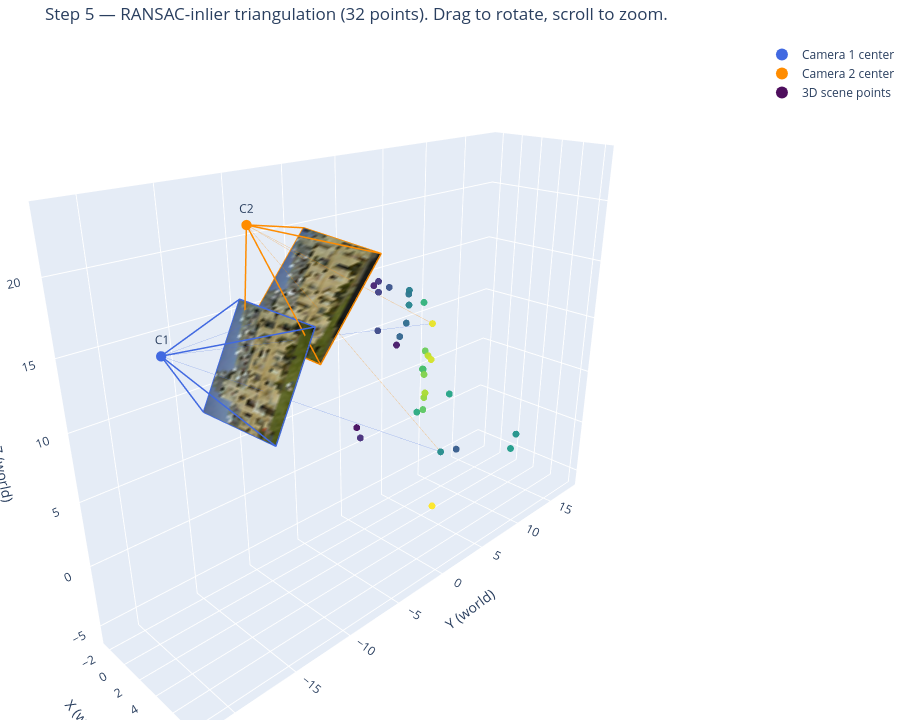

The notebook cell saved with this chart:
### Markdown cell above
# Step 5: Triangulation Applied to Step 3 RANSAC Inliers

Re-run the same Step-4 machinery on the inlier subset returned by Step 3's RANSAC. Reprojection residuals here use the **original 2D match coordinates** (`pts1_in`, `pts2_in`), not anything derived from `F_ransac` — we want to see how cleanly the *cameras* explain the *putative* matches that survived RANSAC.

### Code cell
X_in = triangulate_linear(P1, P2, pts1_in, pts2_in)
residual_step5_img1 = reprojection_residual(P1, X_in, pts1_in)
residual_step5_img2 = reprojection_residual(P2, X_in, pts2_in)
median_step5_img1   = reprojection_median_px(P1, X_in, pts1_in)
median_step5_img2   = reprojection_median_px(P2, X_in, pts2_in)

logging.info("Step 5 triangulated points : %d", len(X_in))
logging.info("Step 5 reprojection residual img1: %.6f px^2  (median %.4f px)",
             residual_step5_img1, median_step5_img1)
logging.info("Step 5 reprojection residual img2: %.6f px^2  (median %.4f px)",
             residual_step5_img2, median_step5_img2)

fig_step5 = render_3d_scene(
    X_in, pts1_in, pts2_in,
    title=f"Step 5 — RANSAC-inlier triangulation ({len(X_in)} points). Drag to rotate, scroll to zoom.",
)

### Figure 1 — Plotly figure (JSON) as saved in the notebook; plotly's stock layout.template omitted (floating-point values rounded to 4 significant figures; data arrays with more than 128 entries replaced by an {"elided": "..."} marker saying what was removed)
{"data": [{"flatshading": false, "hoverinfo": "skip", "i": {"elided": "2072 int values"}, "j": {"elided": "2072 int values"}, "k": {"elided": "2072 int values"}, "lighting": {"ambient": 1, "diffuse": 0, "specular": 0}, "lightposition": {"x": 0, "y": 0, "z": 10000}, "name": "img1 plane", "showlegend": false, "type": "mesh3d", "vertexcolor": {"elided": "1102 str values"}, "x": {"elided": "1102 float values"}, "y": {"elided": "1102 float values"}, "z": {"elided": "1102 float values"}}, {"flatshading": false, "hoverinfo": "skip", "i": {"elided": "2072 int values"}, "j": {"elided": "2072 int values"}, "k": {"elided": "2072 int values"}, "lighting": {"ambient": 1, "diffuse": 0, "specular": 0}, "lightposition": {"x": 0, "y": 0, "z": 10000}, "name": "img2 plane", "showlegend": false, "type": "mesh3d", "vertexcolor": {"elided": "1102 str values"}, "x": {"elided": "1102 float values"}, "y": {"elided": "1102 float values"}, "z": {"elided": "1102 float values"}}, {"hoverinfo": "skip", "line": {"color": "royalblue", "width": 3}, "mode": "lines", "name": "Camera 1 frustum", "showlegend": false, "type": "scatter3d", "x": [7.289, 2.495, null, 7.289, 2.566, null, 7.289, 8.383, null, 7.289, 8.312, null, 2.495, 2.566, 8.383, 8.312, 2.495, null], "y": [-21.52, -16.34, null, -21.52, -13.09, null, -21.52, -12.06, null, -21.52, -15.31, null, -16.34, -13.09, -12.06, -15.31, -16.34, null], "z": [17.74, 11.11, null, 17.74, 17.72, null, 17.74, 17.15, null, 17.74, 10.54, null, 11.11, 17.72, 17.15, 10.54, 11.11, null]}, {"hoverinfo": "skip", "line": {"color": "darkorange", "width": 3}, "mode": "lines", "name": "Camera 2 frustum", "showlegend": false, "type": "scatter3d", "x": [6.894, 2.089, null, 6.894, 1.944, null, 6.894, 8.072, null, 6.894, 8.217, null, 2.089, 1.944, 8.072, 8.217, 2.089, null], "y": [-15.39, -12.55, null, -15.39, -7.27, null, -15.39, -6.313, null, -15.39, -11.59, null, -12.55, -7.27, -6.313, -11.59, -12.55, null], "z": [23.41, 15.32, null, 23.41, 21.07, null, 23.41, 20.35, null, 23.41, 14.6, null, 15.32, 21.07, 20.35, 14.6, 15.32, null]}, {"marker": {"color": "royalblue", "size": 6}, "mode": "markers+text", "name": "Camera 1 center", "text": ["C1"], "textposition": "top center", "type": "scatter3d", "x": [7.289], "y": [-21.52], "z": [17.74]}, {"marker": {"color": "darkorange", "size": 6}, "mode": "markers+text", "name": "Camera 2 center", "text": ["C2"], "textposition": "top center", "type": "scatter3d", "x": [6.894], "y": [-15.39], "z": [23.41]}, {"hoverinfo": "skip", "line": {"color": "royalblue", "width": 1}, "mode": "lines", "name": "C1 rays", "opacity": 0.35, "showlegend": false, "type": "scatter3d", "x": [7.289, -1.358, null, 7.289, 3.782, null, 7.289, 7.276, null], "y": [-21.52, 0.1306, null, -21.52, 5.213, null, -21.52, -0.3977, null], "z": [17.74, 14.69, null, 17.74, 0.4175, null, 17.74, 14.09, null]}, {"hoverinfo": "skip", "line": {"color": "darkorange", "width": 1}, "mode": "lines", "name": "C2 rays", "opacity": 0.35, "showlegend": false, "type": "scatter3d", "x": [6.894, -1.358, null, 6.894, 3.782, null, 6.894, 7.276, null], "y": [-15.39, 0.1306, null, -15.39, 5.213, null, -15.39, -0.3977, null], "z": [23.41, 14.69, null, 23.41, 0.4175, null, 23.41, 14.09, null]}, {"hoverinfo": "text", "marker": {"color": [0, 1, 2, 3, 4, 5, 6, 7, 8, 9, 10, 11, 12, 13, 14, 15, 16, 17, 18, 19, 20, 21, 22, 23, 24, 25, 26, 27, 28, 29, 30, 31], "colorscale": [[0, "#440154"], [0.1111, "#482878"], [0.2222, "#3e4989"], [0.3333, "#31688e"], [0.4444, "#26828e"], [0.5556, "#1f9e89"], [0.6667, "#35b779"], [0.7778, "#6ece58"], [0.8889, "#b5de2b"], [1, "#fde725"]], "opacity": 0.95, "showscale": false, "size": 4}, "mode": "markers", "name": "3D scene points", "text": ["match #0<br>img1=(434.0, 96.0)<br>img2=(383.0, 75.0)<br>X=(-1.36, 0.13, 14.69)", "match #1<br>img1=(173.0, 148.0)<br>img2=(164.0, 147.0)<br>X=(-0.92, 0.07, 2.84)", "match #2<br>img1=(323.0, 149.0)<br>img2=(325.0, 130.0)<br>X=(-1.88, 5.71, 8.27)", "match #3<br>img1=(460.0, 154.0)<br>img2=(402.0, 139.0)<br>X=(1.31, -0.19, 15.48)", "match #4<br>img1=(159.0, 164.0)<br>img2=(149.0, 165.0)<br>X=(0.03, -0.44, 2.44)", "match #5<br>img1=(475.0, 167.0)<br>img2=(415.0, 152.0)<br>X=(1.90, -0.30, 15.95)", "match #6<br>img1=(450.0, 168.0)<br>img2=(391.0, 156.0)<br>X=(1.84, -0.23, 15.10)", "match #7<br>img1=(369.0, 178.0)<br>img2=(314.0, 171.0)<br>X=(1.91, -0.36, 12.14)", "match #8<br>img1=(470.0, 194.0)<br>img2=(410.0, 183.0)<br>X=(2.90, -0.19, 15.70)", "match #9<br>img1=(195.0, 199.0)<br>img2=(250.0, 183.0)<br>X=(-2.54, 15.23, -5.64)", "match #10<br>img1=(376.0, 233.0)<br>img2=(317.0, 231.0)<br>X=(4.20, -0.42, 12.31)", "match #11<br>img1=(407.0, 241.0)<br>img2=(348.0, 240.0)<br>X=(4.57, -0.13, 13.37)", "match #12<br>img1=(474.0, 246.0)<br>img2=(410.0, 245.0)<br>X=(4.92, -0.31, 15.68)", "match #13<br>img1=(483.0, 247.0)<br>img2=(419.0, 246.0)<br>X=(4.97, -0.31, 15.97)", "match #14<br>img1=(450.0, 249.0)<br>img2=(386.0, 248.0)<br>X=(4.98, -0.33, 14.88)", "match #15<br>img1=(188.0, 254.0)<br>img2=(206.0, 250.0)<br>X=(3.78, 5.21, 0.42)", "match #16<br>img1=(240.0, 257.0)<br>img2=(298.0, 250.0)<br>X=(2.56, 17.87, -3.05)", "match #17<br>img1=(221.0, 258.0)<br>img2=(279.0, 252.0)<br>X=(2.70, 16.94, -4.20)", "match #18<br>img1=(281.0, 261.0)<br>img2=(281.0, 258.0)<br>X=(4.50, 5.17, 5.98)", "match #19<br>img1=(245.0, 284.0)<br>img2=(207.0, 283.0)<br>X=(6.02, -0.40, 6.82)", "match #20<br>img1=(469.0, 286.0)<br>img2=(403.0, 291.0)<br>X=(6.38, -0.32, 15.41)", "match #21<br>img1=(328.0, 287.0)<br>img2=(277.0, 287.0)<br>X=(6.22, -0.06, 10.24)", "match #22<br>img1=(330.0, 293.0)<br>img2=(274.0, 295.0)<br>X=(6.51, -0.46, 10.45)", "match #23<br>img1=(254.0, 296.0)<br>img2=(214.0, 296.0)<br>X=(6.56, -0.34, 7.19)", "match #24<br>img1=(368.0, 297.0)<br>img2=(307.0, 300.0)<br>X=(6.70, -0.41, 11.89)", "match #25<br>img1=(321.0, 298.0)<br>img2=(266.0, 300.0)<br>X=(6.70, -0.49, 10.09)", "match #26<br>img1=(277.0, 299.0)<br>img2=(231.0, 299.0)<br>X=(6.69, -0.42, 8.24)", "match #27<br>img1=(286.0, 299.0)<br>img2=(239.0, 300.0)<br>X=(6.71, -0.34, 8.59)", "match #28<br>img1=(360.0, 302.0)<br>img2=(301.0, 305.0)<br>X=(6.88, -0.31, 11.55)", "match #29<br>img1=(355.0, 310.0)<br>img2=(296.0, 314.0)<br>X=(7.20, -0.33, 11.35)", "match #30<br>img1=(431.0, 311.0)<br>img2=(364.0, 319.0)<br>X=(7.28, -0.40, 14.09)", "match #31<br>img1=(102.0, 323.0)<br>img2=(105.0, 318.0)<br>X=(7.70, -0.29, -0.62)"], "type": "scatter3d", "x": [-1.358, -0.9232, -1.879, 1.307, 0.02581, 1.901, 1.836, 1.905, 2.896, -2.543, 4.202, 4.569, 4.922, 4.975, 4.98, 3.782, 2.559, 2.7, 4.5, 6.021, 6.378, 6.225, 6.513, 6.556, 6.696, 6.704, 6.692, 6.712, 6.879, 7.197, 7.276, 7.696], "y": [0.1306, 0.07232, 5.712, -0.1852, -0.4412, -0.296, -0.2292, -0.3565, -0.1936, 15.23, -0.416, -0.1309, -0.312, -0.3127, -0.3279, 5.213, 17.87, 16.94, 5.17, -0.4007, -0.3205, -0.05839, -0.4648, -0.3392, -0.4147, -0.4881, -0.4218, -0.3413, -0.3078, -0.3343, -0.3977, -0.2852], "z": [14.69, 2.841, 8.266, 15.48, 2.437, 15.95, 15.1, 12.14, 15.7, -5.639, 12.31, 13.37, 15.68, 15.97, 14.88, 0.4175, -3.055, -4.199, 5.979, 6.817, 15.41, 10.24, 10.45, 7.19, 11.89, 10.09, 8.239, 8.589, 11.55, 11.35, 14.09, -0.6168]}], "layout": {"height": 720, "legend": {"itemsizing": "constant"}, "margin": {"b": 0, "l": 0, "r": 0, "t": 40}, "scene": {"aspectmode": "data", "camera": {"eye": {"x": 1.6, "y": -1.6, "z": 1}}, "xaxis": {"title": {"text": "X (world)"}}, "yaxis": {"title": {"text": "Y (world)"}}, "zaxis": {"title": {"text": "Z (world)"}}}, "title": {"text": "Step 5 — RANSAC-inlier triangulation (32 points). Drag to rotate, scroll to zoom."}}}
